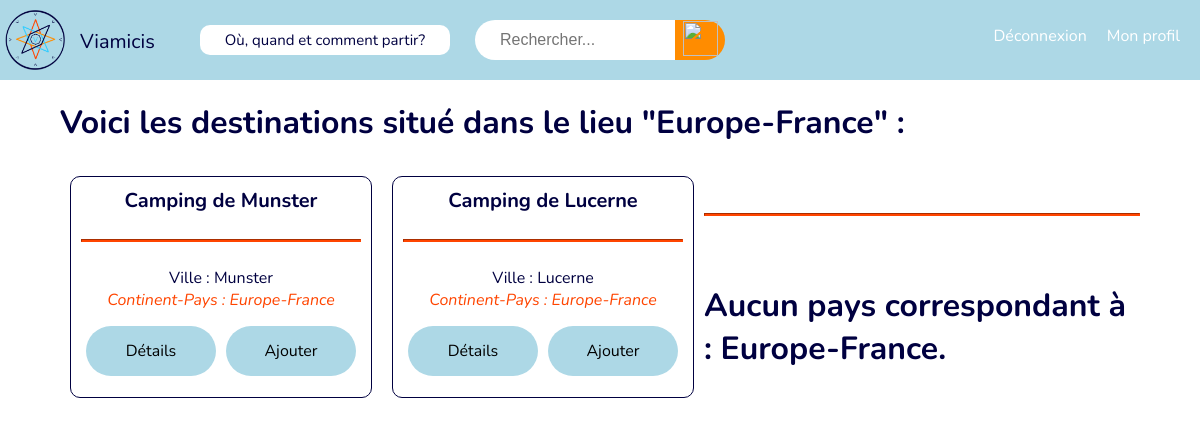
/recherche.php?recherche=Europe-France, run on the app's committed database.
### tables this page shows
CREATE TABLE `accomodations` (
  `accomodation_id` int(11) NOT NULL,
  `accomodation_name` varchar(128) NOT NULL,
  `type` varchar(64) NOT NULL,
  `location` varchar(256) NOT NULL,
  `description` text NOT NULL,
  `price` float UNSIGNED DEFAULT NULL,
  `pays` varchar(256) NOT NULL,
  `type_lieu` varchar(256) NOT NULL,
  `lien_img` varchar(250) DEFAULT NULL,
  `saisie_user` tinyint(1) DEFAULT NULL
);

### bd/web_voyageDB.php (called while the page is built, shortened)
<?php
class web_voyageDB {
    private $host    = 'localhost';
    private $name    = 'web_voyage';
    private $user    = 'root';
    private $pass    = '';
    private $connexion;
    function __construct($host = null, $name = null, $user = null, $pass = null){
        try{
            $this->connexion = new PDO('mysql:host=' . $this->host . ';dbname=' . $this->name,
                $this->user, $this->pass, array(PDO::MYSQL_ATTR_INIT_COMMAND =>'SET NAMES UTF8',
                PDO::ATTR_ERRMODE => PDO::ERRMODE_WARNING));
        }catch (PDOException $e){
            echo 'Erreur : Impossible de se connecter a la BDD !';
            die();
        }
    }
    public function query($sql, $data = array()){
        $req = $this->connexion->prepare($sql);
        $req->execute($data);
        return $req;
    }
}
$DB = new web_voyageDB();
?>

### recherche.php (the view, shortened to what this page needs)
<!DOCTYPE html>
<html>
	<head>
		<link href="style.css" rel="stylesheet" type="text/css" />
	</head>
  	<body>
    	<div id="barre">
			<a id="nom_site" href="carte.html">
			    <img id="logo" src="images/logo web2.png"/>
				<gf-specimen-header id="header"> Viamicis </gf-specimen-header>
			</a>
		  	<div id="dropdown">
		    	<button id="boutonmenuprincipal">Où, quand et comment partir?</button>
		  	</div>
			<div id="box">
				<form action="recherche.php" method="GET">
					<input id="texte_recherche" type="search" name="recherche" placeholder="Rechercher...">
					<button type="submit" id="bouton_recherche">
						<img id="icone_recherche" src="https://img.icons8.com/dotty/80/000000/search.png"/>
					</button>
				</form>
			</div>
		    <p id="profil"><a href="profil.php">Mon profil</a></p>
		    <p id="deconnexion"> <a href="deconnexion.php">Déconnexion</a></p>
		</div>
	<div id="espace_result_recherche">
		<?php
    		include('bd/web_voyageDB.php');
				$id_user = $_SESSION['id'];
				if (isset($_GET['recherche']) AND !empty($_GET['recherche'])) {
					$requete = htmlspecialchars($_GET['recherche']);
					$information = $DB->query('SELECT * FROM accomodations WHERE pays LIKE "%'.$requete.'%"');
					if ($information->rowCount() > 0){
		?>
						<h1>Voici les destinations situé dans le lieu "<?= $requete?>" : </h1>
		<?php
						foreach ($information as $information) {
							if ($information['saisie_user']==null){
		?>
							<ul class="result_recherche">
								<li id="lieu"> <?= $information['accomodation_name']?> </li>
								<hr>
								<li id="ville"> Ville : <?= $information['location']?> </li>
								<li id="continent"> Continent-Pays : <?= $information['pays']?> </li>
								<div class="encart_button_destination">
									<div class="button-destination" id="detail">
										<a href="details.php?id=<?=$information['accomodation_id']?>&iduser=<?=$id_user?>">
										Détails
										</a>
									</div>
									<div class="button-destination" id="ajouter">
										<a href="ajout.php?iduser=<?=$id_user?>&iddestination=<?=$information['accomodation_id']?>">
										Ajouter
										</a>
									</div>
								</div>
							</ul>
		<?php
						}
						}
					}
				}
		?>
		<br>
		<hr>
		<br>
		<?php
				if (isset($_GET['recherche']) AND !empty($_GET['recherche'])) {
					$requete = htmlspecialchars($_GET['recherche']);
					$information = $DB->query('SELECT * FROM pays WHERE continent LIKE "%'.$requete.'%"');
					if ($information->rowCount() > 0){
		?>
						<h1>Voici les pays situé sur le continent "<?= $requete?>" : </h1>
		<?php
						foreach ($information as $information) {
		?>
							<ul class="result_recherche">
								<li id="lieu"> <?= $information['nom_fr_fr']?> </li>
								<hr>
								<li id="continent"> Continent-Pays : <?= $information['continent']?> </li>
								<div class="encart_button_destination">
									<div class="button-destination" id="detail">
										<a href="details_pays.php?id=<?=$information['id']?>">
										Détails
										</a>
									</div>
								</div>
							</ul>
		<?php
						}
					}
					else {
						$information = $DB->query('SELECT * FROM pays WHERE nom_fr_fr LIKE "%'.$requete.'%"');
						if ($information->rowCount() > 0){
		?>
							<h1>Voici les pays correspondant à la recherche "<?= $requete?>" : </h1>
		<?php
							foreach ($information as $information){
		?>
								<ul class="result_recherche">
									<li id="lieu"> <?= $information['nom_fr_fr']?> </li>
									<hr>
									<li id="continent"> Continent-Pays : <?= $information['continent']?> </li>
									<div class="encart_button_destination">
										<div class="button-destination" id="detail">
											<a href="details_pays.php?id=<?=$information['id']?>">
											Détails
											</a>
										</div>
									</div>
								</ul>
		<?php
							}
						}
						else {
		?>
							<h1>Aucun pays correspondant à : <?= $requete?>. </h1>
		<?php
						}
					}
				}
		?>
	</div>
</body>
</html>

### style.css (style rules this page uses)
body { font-family: 'Nunito', Arial, sans-serif; margin : 0; font-size : 16px; color : rgb(0, 0, 64); min-width: 520px; }
#barre { position: -webkit-sticky; position: sticky; top : 0; left : 0; right : 0; width : 100%; height : 80px; background-color: lightblue; }
#barre #logo { position : absolute; height: 60px; width : 60px; left : 5px; top : 10px; }
#barre #header { position : absolute; height: 20px; width : 50px; left : 80px; top : 27.5px; font-size : 20px; text-decoration: none; color : rgb(0,0,64); }
#dropdown { position: absolute; float: left; margin-left: 150px; margin-top: 25px; display: inline-block; }
#boutonmenuprincipal { position: absolute; margin-left: 50px; background-color: white; color: rgb(0, 0, 64); border: none; cursor: pointer; padding:5px; top:120px 0px; font-size: 15px; font-family: 'Nunito', Arial, sans-serif; border-radius: 10px; width: 250px; }
#box { color : rgb(0, 0, 64); position : absolute; top : 45px; left : 50%; width : 250px; height : 50px; transform : translate(-50%,-50%); }
#texte_recherche { position : relative; display : inline-block; font-size : 16px; box-sizing: border-box; transition : 0.3s; }
#texte_recherche[type="search"] { width : 200px; height : 40px; border : none ; outline : none; padding : 0 25px; border-radius : 25px 0 0 25px; }
#bouton_recherche { width : 50px; height: 40px; top : 50px; padding : 0; margin : 0; border-radius : 0 25px 25px 0; border : none; background-color: rgb(255,140,0); float : right; }
#icone_recherche { width : 35px; height: 35px; transition : 0.3s; }
#profil { float: right; margin-right: 20px; margin-top: 25px; text-decoration: none; }
#profil a, #deconnexion a { text-decoration: none; color: white; }
#deconnexion { float: right; margin-right: 20px; margin-top: 25px; color : white; text-decoration: none; }
#espace_result_recherche { background-color: lighblue; width: 90%; margin-right : auto; margin-left : auto; }
.result_recherche { border : 1px solid rgb(0, 0, 64); border-radius: 10px; padding : 10px; margin : 10px; width : auto; height: auto; float: left; text-align: center; list-style-type: none; }
#lieu { font-weight: bold; font-size: 20px; }
#continent { color : rgb(255,69,0); font-style: italic; }
hr { border-color: rgb(255,69,0); font-size: 50px; background-color: rgb(255,69,0); height: 1px; }
.encart_button_destination { width : 100%px; height: 60px; margin-right: auto; margin-left: auto; margin-top : 10px; display : inline-block; }
.button-destination { margin-top : 10px; border-radius: 45px; padding : 5px; width : 120px; height: 40px; background-color: lightblue; transition : 0.3s; border : none; line-height:40px; float : left; margin : 5px; }
a { text-decoration : none; color : black; }

### data on the page
accomodations: accomodation_name "Camping de Munster", location "Munster", pays "Europe-France"
accomodations: accomodation_name "Camping de Lucerne", location "Lucerne", pays "Europe-France"

### other printed values
$requete "Europe-France"
